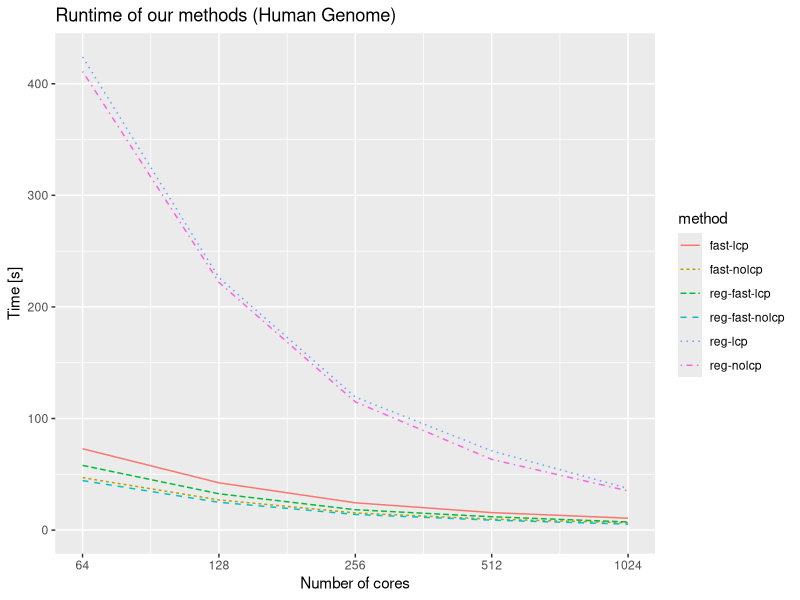
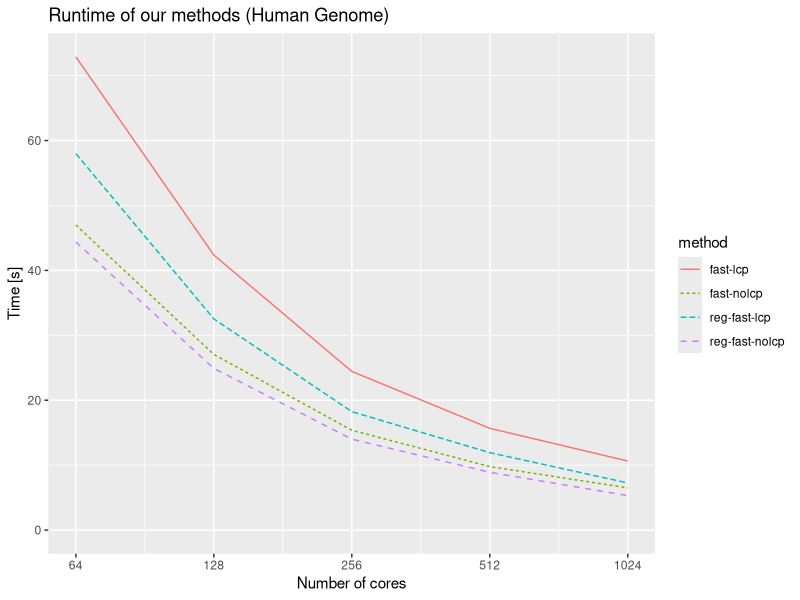
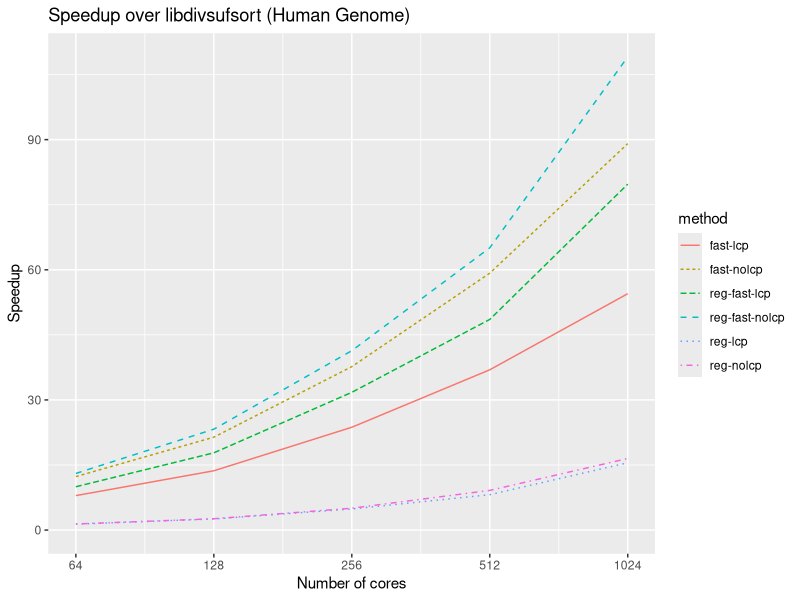

Reproduce these figures in R, in order.
require(ggplot2)
require(plyr)

#data <- read.csv("./benchmark_local_8.csv", sep=";", header=TRUE)
data <- read.csv("./cyence_methods.csv", sep=";", header=TRUE)

seq_data <- read.csv("./divsufsort.csv", header=FALSE)
colnames(seq_data) <- c("time")

seq_time = median(seq_data$time)/1000

cdata <- ddply(data, c("p", "method"), summarise, time=median(time)/1000)
cdata_noslow <- cdata[which(cdata$method != "reg-lcp" & cdata$method != "reg-nolcp"),]

#w <- 800
#h <- 600
w <- 7
h <- 4

# runtime plot
fig <- ggplot(cdata, aes(x=p, y=time, group=method, lty=method, color=method)) +
        geom_line() +
        scale_x_continuous(breaks = unique(cdata$p),trans="log2") +
        expand_limits(y=0) +
        xlab("Number of cores") +
        ylab("Time [s]") +
        labs(title="Runtime of our methods (Human Genome)")
pdf("runtime_methods.pdf", width=w, height=h)
plot(fig)
dev.off()

# runtime plot (excluding the slow algorithms)
fig_noslow <- ggplot(cdata_noslow, aes(x=p, y=time, group=method, lty=method, color=method)) +
        geom_line() +
        scale_x_continuous(breaks = unique(cdata$p),trans="log2") +
        expand_limits(y=0) +
        xlab("Number of cores") +
        ylab("Time [s]") +
        labs(title="Runtime of our methods (Human Genome)")
pdf("runtime_methods_noslow.pdf", width=w, height=h)
plot(fig_noslow)
dev.off()

# Speedup plot (vs libdivsufsort)
fig_su <- ggplot(cdata, aes(x=p, y=seq_time/time, group=method, lty=method, color=method)) +
        geom_line() +
        scale_x_continuous(breaks = unique(cdata$p),trans="log2") +
        expand_limits(y=0) +
        xlab("Number of cores") +
        ylab("Speedup") +
        labs(title="Speedup over libdivsufsort (Human Genome)")
pdf("speedup_divsufsort.pdf", width=w, height=h)
plot(fig_su)
dev.off()
